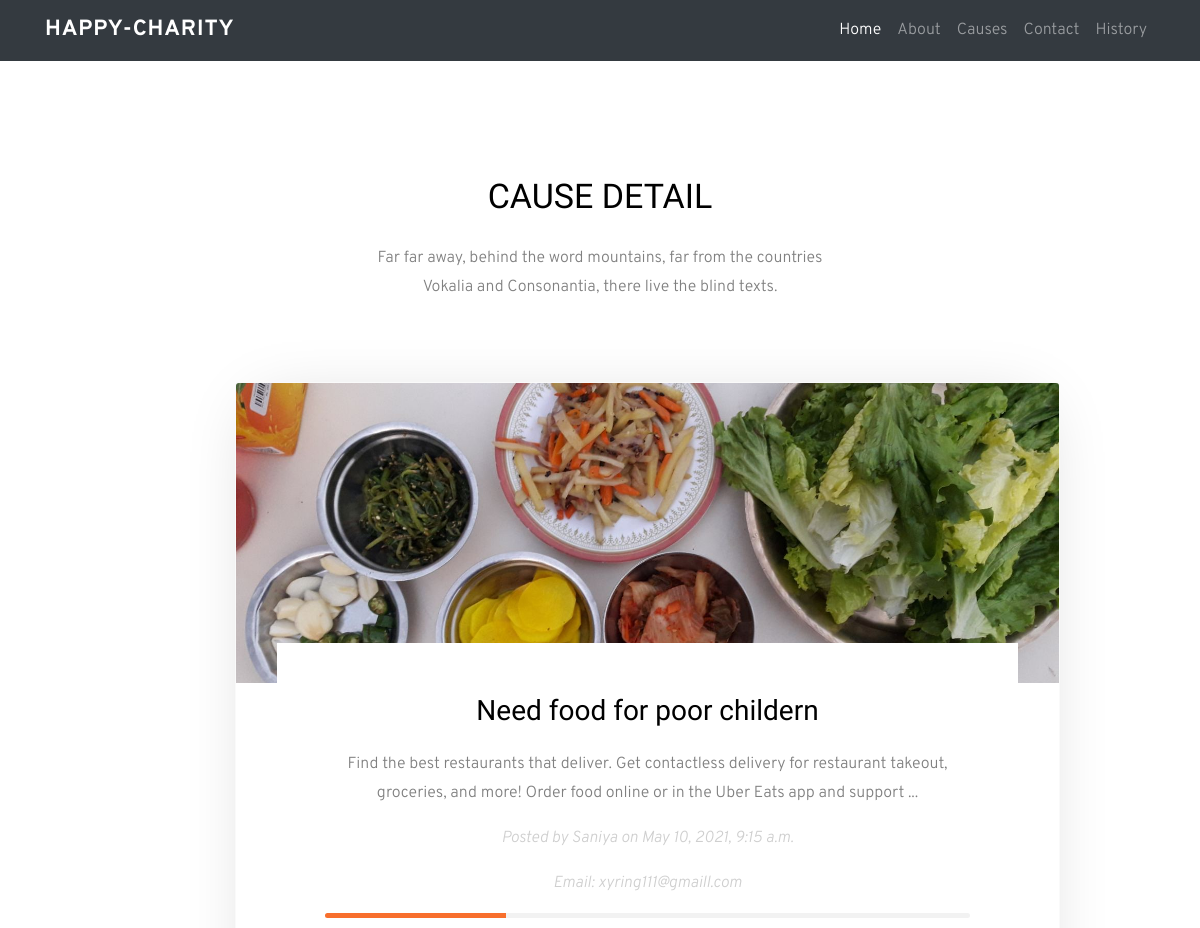
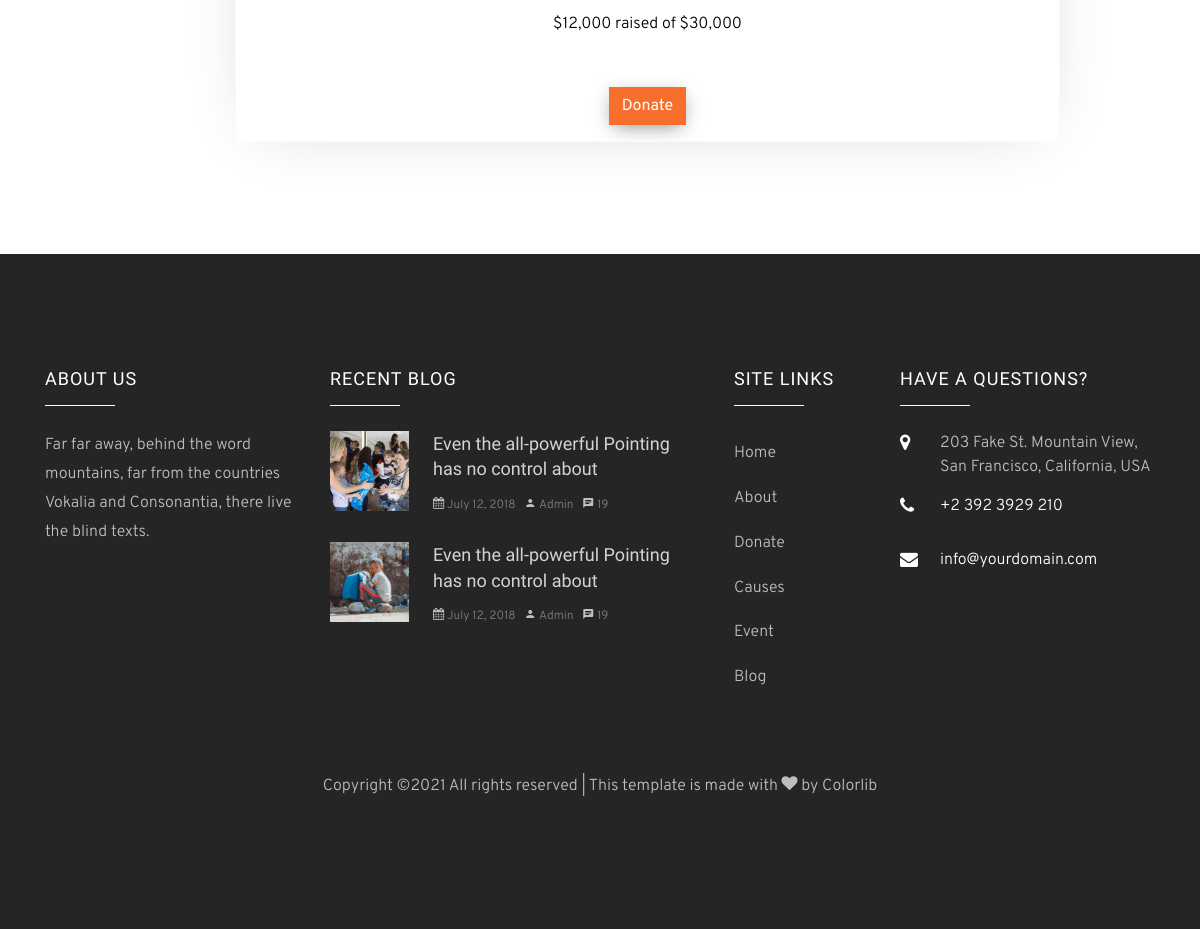
The page /cause/1 on the database its author committed (2 pictures, top to bottom).
### account/models.py (models this page shows, shortened)
class Causes(models.Model):
    PRIORITY = (
        ('Medium', 'Medium'),
        ('High', 'High'),
        ('Low', 'Low'),
    )
    STATUS = (
        ('Pending', 'Pending'),
        ('Approved', 'Approved'),
    )
    ngo = models.ForeignKey(UserProfile, on_delete=models.CASCADE)
    date_requested = models.DateTimeField(auto_now_add=True)
    title = models.TextField(blank=False)
    description = models.TextField(blank=False)
    amount_required = models.PositiveBigIntegerField(blank=True)
    priority = models.CharField(max_length=20, choices=PRIORITY, default=PRIORITY)
    status = models.CharField(max_length=20, choices=STATUS, default=STATUS)
    cause_image = models.ImageField(upload_to='causes', blank=False)
    field_history = FieldHistoryTracker(['status'])

class UserProfile(models.Model):
    user = models.OneToOneField(User, on_delete=models.CASCADE)
    ngo_name = models.CharField(max_length=200, blank=False)
    location = models.CharField(max_length=300, blank=False)
    pan = models.CharField(max_length=20, blank=False, unique=True)
    phone_regex = RegexValidator(regex=r'^\+?1?\d{6,12}$',
                                 message="Phone number must be entered in the format: '+999999999'. Up to 12 digits allowed.")
    phone = models.CharField(validators=[phone_regex], max_length=15, blank=False,
                             unique=True)  # validators should be a list
    document = models.FileField(upload_to='documents/', blank=False)
    field_history = FieldHistoryTracker(['user'])

### account/views.py (the view)
# urls.py: path('cause/<int:pk>', views.CausesDetailView.as_view(), name='detail_cause'),
class CausesDetailView(DetailView):
    model = Causes
    template_name = 'account/causes_detailview.html'
    context_object_name = 'cause'

### account/templates/account/causes_detailview.html (shortened to what this page needs)
{% extends 'account/basetemplates/admin_nav_base.html' %}
{% load static %}
{% block body %}
<section class="ftco-section">
    <div class="container">
        <div class="row justify-content-center mb-5 pb-3">
            <div class="col-md-5 heading-section ftco-animate text-center">
                <h2 class="mb-4">Cause Detail</h2>
                <p>Far far away, behind the word mountains, far from the countries Vokalia and Consonantia, there
                    live the blind texts.</p>
            </div>
        </div>
        <div class="row text-center">
            <div class="col-md-2"></div>
            <div class="col-md-9 ftco-animate">
                <div class="cause-entry">
                    {% if cause.cause_image %}
                    <a href="#" class="img"
                       style="background-image: url({{cause.cause_image.url}});"></a>
                    {% else %}
                    <a href="#" class="img"
                       style="background-image: url({% static 'images/register/images/cause-1.jpg' %});"></a>
                    {% endif %}
                    <div class="text p-3 p-md-5">
                        <h3><a>{{cause.title}}</a></h3>
                        <p>{{cause.description}}</p>
                        <span class="donation-time mb-3 d-block">Posted by {{cause.ngo.user.username}} on {{cause.date_requested}}</span>
                        <span class="donation-time mb-3 d-block">Email:<wbr> {{cause.ngo.user.email}}</span>
                        <div class="progress custom-progress-success">
                            <div class="progress-bar bg-primary" role="progressbar"
                                 style="width: 28%"
                                 aria-valuenow="28" aria-valuemin="0" aria-valuemax="100"></div>
                        </div>
                        <span class="fund-raised d-block">$12,000 raised of $30,000</span>
                    </div>
                    {% if request.user.is_staff %}
                        <a href="{% url 'delete_cause' pk=cause.id %}" class="btn btn-primary">Delete</a>
                        <a href="{% url 'update_cause' pk=cause.id %}" class="btn btn-info">Edit Detail</a>
                        {% else %}
                        <form method="POST" action="{% url 'create_donation' %}">
                            <input type="submit" value="Donate" class="btn btn-primary">
                        </form>
                        {% endif %}
                </div>
            </div>
        </div>
    </div>
</section>
{% endblock %}

### rows shown on the page
Causes: cause_image (picture), title "Need food for poor childern", description "Find the best restaurants that deliver. Get contactless delivery for restaurant takeout, groceries, and more! Order food online or in the Uber Eats app and support ...", ngo.user.username "Saniya", date_requested "May 10, 2021, 9:15 a.m.", ngo.user.email "xyring111@gmaill.com"
